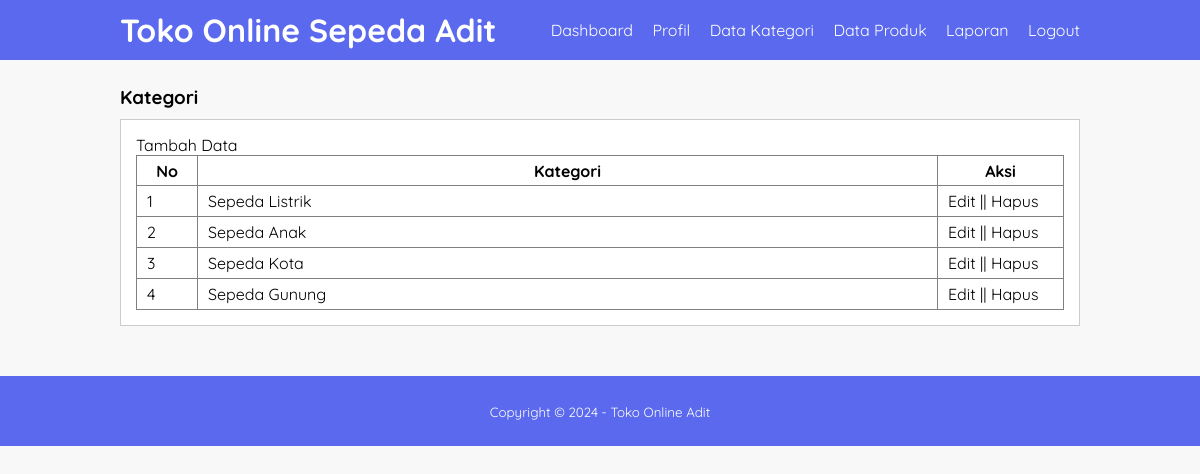
Screenshot of /data-kategori.php (signed in) with the database file from the repository.
### tables this page shows
CREATE TABLE `tb_category` (
  `category_id` int(11) NOT NULL,
  `category_name` varchar(25) NOT NULL
);

### data-kategori.php (the view, shortened to what this page needs)
<?php
	include 'database.php';
?>
<!DOCTYPE html>
<html>
<head>
	<link rel="stylesheet" type="text/css" href="css/style.css">
</head>
<body>
	<header>
		<div class="container">
			<h1><a href="dashboard.php">Toko Online Sepeda Adit</a></h1>
			<ul>
				<li><a href="dashboard.php">Dashboard</a></li>
				<li><a href="profile.php">Profil</a></li>
				<li><a href="data-kategori.php">Data Kategori</a></li>
				<li><a href="data-produk.php">Data Produk</a></li>
				<li><a href="laporan.php">Laporan</a></li>
				<li><a href="logout.php">Logout</a></li>
			</ul>
		</div>
	</header>
	<div class="section">
		<div class="container">
			<h3>Kategori</h3>
			<div class="box">
				<p><a href="tambah-kategori.php">Tambah Data</a></p>
				<table border="1" cellspacing="0" class="table">
					<thead>
						<tr>
							<th width="60px">No</th>
							<th>Kategori</th>
							<th width="125px">Aksi</th>
						</tr>
					</thead>
					<tbody>
						<?php
							$no = 1;
							$kategori = mysqli_query($conn, "SELECT * FROM tb_category ORDER BY category_id DESC");
							if(mysqli_num_rows($kategori) > 0){
							while($row = mysqli_fetch_array($kategori)){
						?>
						<tr>
							<td><?php echo $no++ ?></td>
							<td><?php echo $row['category_name'] ?></td>
							<td>
								<a href="edit-kategori.php?id=<?php echo $row['category_id'] ?>">Edit</a> || <a href="proses-hapus.php?idk=<?php echo $row['category_id'] ?>"  onclick="return confirm('Yakin ingin hapus')">Hapus</a>
							</td>
						</tr>
						<?php }}else{ ?>
							<tr>
								<td colspan="3">Tidak ada data</td>
						<?php } ?>
					</tbody>
				</table>
			</div>
		</div>
	</div>
	<footer>
		<div class="container">
			<small>Copyright &copy; 2024 - Toko Online Adit</small>
		</div>
	</footer>
</body>
</html>

### css/style.css (style rules this page uses)
* { padding: 0px; margin: 0px; font-family: 'Quicksand', sans-serif; }
body { background-color: #F8F8F8; }
a { color: inherit; text-decoration: none; }
header { background-color: #5A69ED; color: #FFF }
header h1 { float: left; padding: 10px 0; }
header ul { float: right; }
header ul li { display: inline-block; }
header ul li a { padding: 20px 0 20px 15px; display: inline-block; }
footer { padding: 25px 0; background-color: #5A69ED; color: #FFF; text-align: center; }
.container { width: 80%; margin: 0 auto; }
.container:after { content: ''; display: block; clear: both; }
.section { padding: 25px 0; }
.box { background-color: #FFF; border: 1px solid #CCC; padding: 15px; box-sizing: border-box; margin: 10px 0 25px 0; }
.box:after { content: ''; display: block; clear: both; }
.table { width: 100%; border-collapse: collapse; }
.table tr { height: 30px; }
.table tr td { padding: 5px 10px; }

### rows the page displays
tb_category: category_name "Sepeda Listrik"
tb_category: category_name "Sepeda Anak"
tb_category: category_name "Sepeda Kota"
tb_category: category_name "Sepeda Gunung"
